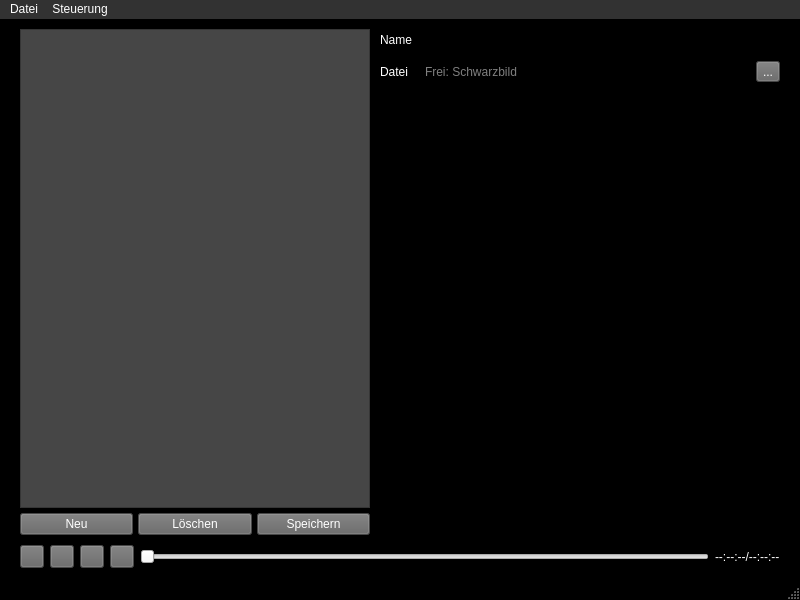
<?xml version="1.0" encoding="UTF-8"?>
<ui version="4.0">
 <class>ControlWindow</class>
 <widget class="QMainWindow" name="ControlWindow">
  <property name="geometry">
   <rect>
    <x>0</x>
    <y>0</y>
    <width>800</width>
    <height>600</height>
   </rect>
  </property>
  <property name="minimumSize">
   <size>
    <width>600</width>
    <height>500</height>
   </size>
  </property>
  <property name="palette">
   <palette>
    <active>
     <colorrole role="WindowText">
      <brush brushstyle="SolidPattern">
       <color alpha="255">
        <red>255</red>
        <green>255</green>
        <blue>255</blue>
       </color>
      </brush>
     </colorrole>
     <colorrole role="Button">
      <brush brushstyle="SolidPattern">
       <color alpha="255">
        <red>81</red>
        <green>81</green>
        <blue>81</blue>
       </color>
      </brush>
     </colorrole>
     <colorrole role="Light">
      <brush brushstyle="SolidPattern">
       <color alpha="255">
        <red>189</red>
        <green>189</green>
        <blue>189</blue>
       </color>
      </brush>
     </colorrole>
     <colorrole role="Midlight">
      <brush brushstyle="SolidPattern">
       <color alpha="255">
        <red>166</red>
        <green>166</green>
        <blue>166</blue>
       </color>
      </brush>
     </colorrole>
     <colorrole role="Dark">
      <brush brushstyle="SolidPattern">
       <color alpha="255">
        <red>42</red>
        <green>42</green>
        <blue>42</blue>
       </color>
      </brush>
     </colorrole>
     <colorrole role="Mid">
      <brush brushstyle="SolidPattern">
       <color alpha="255">
        <red>177</red>
        <green>177</green>
        <blue>177</blue>
       </color>
      </brush>
     </colorrole>
     <colorrole role="Text">
      <brush brushstyle="SolidPattern">
       <color alpha="255">
        <red>255</red>
        <green>255</green>
        <blue>255</blue>
       </color>
      </brush>
     </colorrole>
     <colorrole role="ButtonText">
      <brush brushstyle="SolidPattern">
       <color alpha="255">
        <red>255</red>
        <green>255</green>
        <blue>255</blue>
       </color>
      </brush>
     </colorrole>
     <colorrole role="Base">
      <brush brushstyle="SolidPattern">
       <color alpha="255">
        <red>0</red>
        <green>0</green>
        <blue>0</blue>
       </color>
      </brush>
     </colorrole>
     <colorrole role="Window">
      <brush brushstyle="SolidPattern">
       <color alpha="255">
        <red>0</red>
        <green>0</green>
        <blue>0</blue>
       </color>
      </brush>
     </colorrole>
     <colorrole role="HighlightedText">
      <brush brushstyle="SolidPattern">
       <color alpha="255">
        <red>255</red>
        <green>255</green>
        <blue>255</blue>
       </color>
      </brush>
     </colorrole>
     <colorrole role="AlternateBase">
      <brush brushstyle="SolidPattern">
       <color alpha="255">
        <red>99</red>
        <green>99</green>
        <blue>99</blue>
       </color>
      </brush>
     </colorrole>
     <colorrole role="PlaceholderText">
      <brush brushstyle="SolidPattern">
       <color alpha="128">
        <red>255</red>
        <green>255</green>
        <blue>255</blue>
       </color>
      </brush>
     </colorrole>
    </active>
    <inactive>
     <colorrole role="WindowText">
      <brush brushstyle="SolidPattern">
       <color alpha="255">
        <red>255</red>
        <green>255</green>
        <blue>255</blue>
       </color>
      </brush>
     </colorrole>
     <colorrole role="Button">
      <brush brushstyle="SolidPattern">
       <color alpha="255">
        <red>81</red>
        <green>81</green>
        <blue>81</blue>
       </color>
      </brush>
     </colorrole>
     <colorrole role="Light">
      <brush brushstyle="SolidPattern">
       <color alpha="255">
        <red>189</red>
        <green>189</green>
        <blue>189</blue>
       </color>
      </brush>
     </colorrole>
     <colorrole role="Midlight">
      <brush brushstyle="SolidPattern">
       <color alpha="255">
        <red>166</red>
        <green>166</green>
        <blue>166</blue>
       </color>
      </brush>
     </colorrole>
     <colorrole role="Dark">
      <brush brushstyle="SolidPattern">
       <color alpha="255">
        <red>42</red>
        <green>42</green>
        <blue>42</blue>
       </color>
      </brush>
     </colorrole>
     <colorrole role="Mid">
      <brush brushstyle="SolidPattern">
       <color alpha="255">
        <red>177</red>
        <green>177</green>
        <blue>177</blue>
       </color>
      </brush>
     </colorrole>
     <colorrole role="Text">
      <brush brushstyle="SolidPattern">
       <color alpha="255">
        <red>255</red>
        <green>255</green>
        <blue>255</blue>
       </color>
      </brush>
     </colorrole>
     <colorrole role="ButtonText">
      <brush brushstyle="SolidPattern">
       <color alpha="255">
        <red>255</red>
        <green>255</green>
        <blue>255</blue>
       </color>
      </brush>
     </colorrole>
     <colorrole role="Base">
      <brush brushstyle="SolidPattern">
       <color alpha="255">
        <red>0</red>
        <green>0</green>
        <blue>0</blue>
       </color>
      </brush>
     </colorrole>
     <colorrole role="Window">
      <brush brushstyle="SolidPattern">
       <color alpha="255">
        <red>0</red>
        <green>0</green>
        <blue>0</blue>
       </color>
      </brush>
     </colorrole>
     <colorrole role="HighlightedText">
      <brush brushstyle="SolidPattern">
       <color alpha="255">
        <red>255</red>
        <green>255</green>
        <blue>255</blue>
       </color>
      </brush>
     </colorrole>
     <colorrole role="AlternateBase">
      <brush brushstyle="SolidPattern">
       <color alpha="255">
        <red>99</red>
        <green>99</green>
        <blue>99</blue>
       </color>
      </brush>
     </colorrole>
     <colorrole role="PlaceholderText">
      <brush brushstyle="SolidPattern">
       <color alpha="128">
        <red>255</red>
        <green>255</green>
        <blue>255</blue>
       </color>
      </brush>
     </colorrole>
    </inactive>
    <disabled>
     <colorrole role="WindowText">
      <brush brushstyle="SolidPattern">
       <color alpha="255">
        <red>255</red>
        <green>255</green>
        <blue>255</blue>
       </color>
      </brush>
     </colorrole>
     <colorrole role="Button">
      <brush brushstyle="SolidPattern">
       <color alpha="255">
        <red>81</red>
        <green>81</green>
        <blue>81</blue>
       </color>
      </brush>
     </colorrole>
     <colorrole role="Light">
      <brush brushstyle="SolidPattern">
       <color alpha="255">
        <red>189</red>
        <green>189</green>
        <blue>189</blue>
       </color>
      </brush>
     </colorrole>
     <colorrole role="Midlight">
      <brush brushstyle="SolidPattern">
       <color alpha="255">
        <red>166</red>
        <green>166</green>
        <blue>166</blue>
       </color>
      </brush>
     </colorrole>
     <colorrole role="Dark">
      <brush brushstyle="SolidPattern">
       <color alpha="255">
        <red>42</red>
        <green>42</green>
        <blue>42</blue>
       </color>
      </brush>
     </colorrole>
     <colorrole role="Mid">
      <brush brushstyle="SolidPattern">
       <color alpha="255">
        <red>177</red>
        <green>177</green>
        <blue>177</blue>
       </color>
      </brush>
     </colorrole>
     <colorrole role="Text">
      <brush brushstyle="SolidPattern">
       <color alpha="255">
        <red>255</red>
        <green>255</green>
        <blue>255</blue>
       </color>
      </brush>
     </colorrole>
     <colorrole role="ButtonText">
      <brush brushstyle="SolidPattern">
       <color alpha="255">
        <red>255</red>
        <green>255</green>
        <blue>255</blue>
       </color>
      </brush>
     </colorrole>
     <colorrole role="Base">
      <brush brushstyle="SolidPattern">
       <color alpha="255">
        <red>0</red>
        <green>0</green>
        <blue>0</blue>
       </color>
      </brush>
     </colorrole>
     <colorrole role="Window">
      <brush brushstyle="SolidPattern">
       <color alpha="255">
        <red>0</red>
        <green>0</green>
        <blue>0</blue>
       </color>
      </brush>
     </colorrole>
     <colorrole role="HighlightedText">
      <brush brushstyle="SolidPattern">
       <color alpha="255">
        <red>255</red>
        <green>255</green>
        <blue>255</blue>
       </color>
      </brush>
     </colorrole>
     <colorrole role="AlternateBase">
      <brush brushstyle="SolidPattern">
       <color alpha="255">
        <red>99</red>
        <green>99</green>
        <blue>99</blue>
       </color>
      </brush>
     </colorrole>
     <colorrole role="PlaceholderText">
      <brush brushstyle="SolidPattern">
       <color alpha="128">
        <red>0</red>
        <green>0</green>
        <blue>0</blue>
       </color>
      </brush>
     </colorrole>
    </disabled>
   </palette>
  </property>
  <property name="windowTitle">
   <string>ControlWindow</string>
  </property>
  <property name="styleSheet">
   <string notr="true">QWidget{
color: white;
}

QMenu{
background-color: rgb(50, 50, 50);
}

QLineEdit{
background: transparent;
}

QLineEdit:disabled{
color: rgb(220, 220, 220);
}

QListWidget{
background-color: rgb(70, 70, 70);
}

QAbstractButton{
background-color: rgb(100, 100, 100);
}

QAbstractButton:disabled{
background-color: rgb(70, 70, 70);
}
</string>
  </property>
  <widget class="QWidget" name="centralwidget">
   <layout class="QGridLayout" name="_2">
    <property name="leftMargin">
     <number>0</number>
    </property>
    <property name="topMargin">
     <number>0</number>
    </property>
    <property name="rightMargin">
     <number>0</number>
    </property>
    <property name="bottomMargin">
     <number>0</number>
    </property>
    <property name="spacing">
     <number>0</number>
    </property>
    <item row="0" column="0">
     <layout class="QVBoxLayout" name="verticalLayout">
      <property name="leftMargin">
       <number>20</number>
      </property>
      <property name="topMargin">
       <number>10</number>
      </property>
      <property name="rightMargin">
       <number>20</number>
      </property>
      <property name="bottomMargin">
       <number>10</number>
      </property>
      <item>
       <layout class="QGridLayout" name="gridLayout_scenes" columnstretch="0,1" columnminimumwidth="350,0">
        <item row="0" column="1">
         <layout class="QGridLayout" name="gridLayout_scene_properties">
          <property name="leftMargin">
           <number>10</number>
          </property>
          <property name="topMargin">
           <number>0</number>
          </property>
          <property name="rightMargin">
           <number>0</number>
          </property>
          <property name="spacing">
           <number>10</number>
          </property>
          <item row="1" column="0">
           <widget class="QLabel" name="label_scene_file">
            <property name="text">
             <string>Datei</string>
            </property>
           </widget>
          </item>
          <item row="0" column="0">
           <widget class="QLabel" name="label_scene_name">
            <property name="text">
             <string>Name</string>
            </property>
           </widget>
          </item>
          <item row="2" column="1">
           <spacer name="verticalSpacer">
            <property name="orientation">
             <enum>Qt::Vertical</enum>
            </property>
            <property name="sizeHint" stdset="0">
             <size>
              <width>20</width>
              <height>40</height>
             </size>
            </property>
           </spacer>
          </item>
          <item row="1" column="1">
           <widget class="QLineEdit" name="lineEdit_scene_file">
            <property name="placeholderText">
             <string>Frei: Schwarzbild</string>
            </property>
           </widget>
          </item>
          <item row="1" column="2">
           <widget class="QToolButton" name="toolButton_file">
            <property name="text">
             <string>...</string>
            </property>
           </widget>
          </item>
          <item row="0" column="1" colspan="2">
           <widget class="QLineEdit" name="lineEdit_scene_name"/>
          </item>
         </layout>
        </item>
        <item row="0" column="0">
         <widget class="QListWidget" name="listWidget_scenes"/>
        </item>
        <item row="1" column="0">
         <layout class="QHBoxLayout" name="horizontalLayout_2">
          <property name="spacing">
           <number>5</number>
          </property>
          <property name="topMargin">
           <number>5</number>
          </property>
          <item>
           <widget class="QPushButton" name="pushButton_New">
            <property name="text">
             <string>Neu</string>
            </property>
           </widget>
          </item>
          <item>
           <widget class="QPushButton" name="pushButton_Delete">
            <property name="text">
             <string>Löschen</string>
            </property>
           </widget>
          </item>
          <item>
           <widget class="QPushButton" name="pushButton_Save">
            <property name="text">
             <string>Speichern</string>
            </property>
           </widget>
          </item>
         </layout>
        </item>
       </layout>
      </item>
      <item>
       <layout class="QHBoxLayout" name="horizontalLayout_controls">
        <property name="spacing">
         <number>6</number>
        </property>
        <property name="topMargin">
         <number>10</number>
        </property>
        <item>
         <widget class="QToolButton" name="toolButton_play">
          <property name="text">
           <string/>
          </property>
         </widget>
        </item>
        <item>
         <widget class="QToolButton" name="toolButton_back">
          <property name="text">
           <string/>
          </property>
         </widget>
        </item>
        <item>
         <widget class="QToolButton" name="toolButton_stop">
          <property name="text">
           <string/>
          </property>
         </widget>
        </item>
        <item>
         <widget class="QToolButton" name="toolButton_forward">
          <property name="toolButtonStyle">
           <enum>Qt::ToolButtonIconOnly</enum>
          </property>
         </widget>
        </item>
        <item>
         <widget class="QSlider" name="horizontalSlider_time">
          <property name="orientation">
           <enum>Qt::Horizontal</enum>
          </property>
         </widget>
        </item>
        <item>
         <widget class="QLabel" name="label_timestamp">
          <property name="text">
           <string>--:--:--/--:--:--</string>
          </property>
         </widget>
        </item>
       </layout>
      </item>
     </layout>
    </item>
   </layout>
  </widget>
  <widget class="QMenuBar" name="menubar">
   <property name="geometry">
    <rect>
     <x>0</x>
     <y>0</y>
     <width>800</width>
     <height>25</height>
    </rect>
   </property>
   <property name="autoFillBackground">
    <bool>false</bool>
   </property>
   <property name="styleSheet">
    <string notr="true">QMenuBar{
background-color: rgb(50, 50, 50);
color: rgb(255, 255, 255);
}

QMenuBar::item:selected{
background-color: rgb(90, 90, 90);
}

QMenuBar::item:pressed{
background-color: rgb(110, 110, 110);
}

QMenu{
background-color: rgb(60, 60, 60);
color: rgb(255, 255, 255);
}

QMenu::item:disabled{
color:rgb(200, 200, 200);
}

QMenu::item:selected{
background-color: rgb(100, 100, 100);
}</string>
   </property>
   <widget class="QMenu" name="menuFile">
    <property name="title">
     <string>Datei</string>
    </property>
    <addaction name="actionProjekt_oeffnen"/>
    <addaction name="actionProjekt_speichern"/>
    <addaction name="separator"/>
    <addaction name="actionBeenden"/>
   </widget>
   <widget class="QMenu" name="menuPlayer">
    <property name="title">
     <string>Steuerung</string>
    </property>
    <addaction name="actionVollbild"/>
    <addaction name="actionBearbeitungsmodus"/>
    <addaction name="actionPosition"/>
   </widget>
   <addaction name="menuFile"/>
   <addaction name="menuPlayer"/>
  </widget>
  <widget class="QStatusBar" name="statusbar"/>
  <action name="actionProjekt_oeffnen">
   <property name="enabled">
    <bool>true</bool>
   </property>
   <property name="text">
    <string>Projekt öffnen</string>
   </property>
  </action>
  <action name="actionProjekt_speichern">
   <property name="enabled">
    <bool>true</bool>
   </property>
   <property name="text">
    <string>Projekt speichern</string>
   </property>
  </action>
  <action name="actionBeenden">
   <property name="text">
    <string>Beenden</string>
   </property>
  </action>
  <action name="actionVollbild">
   <property name="checkable">
    <bool>true</bool>
   </property>
   <property name="text">
    <string>Vollbild</string>
   </property>
  </action>
  <action name="actionBearbeitungsmodus">
   <property name="checkable">
    <bool>true</bool>
   </property>
   <property name="checked">
    <bool>true</bool>
   </property>
   <property name="text">
    <string>Bearbeitungsmodus</string>
   </property>
  </action>
  <action name="actionPosition">
   <property name="text">
    <string>Position</string>
   </property>
  </action>
 </widget>
 <resources/>
 <connections/>
</ui>
